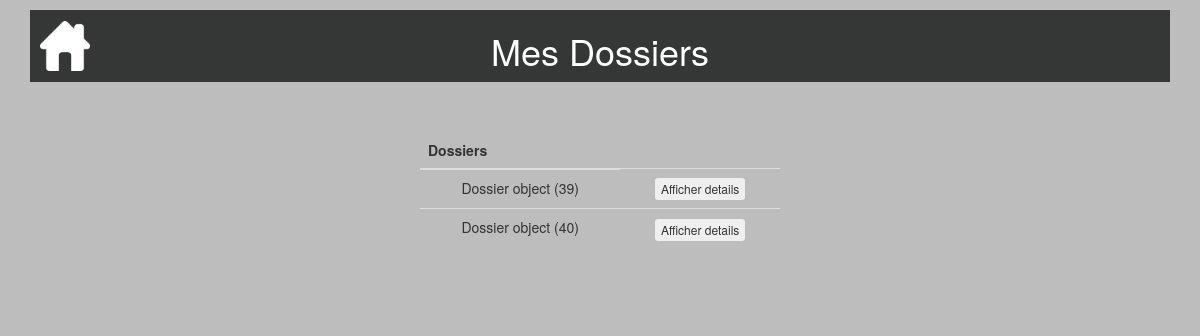
The app's page /consulterdossier/ (signed in), older data.
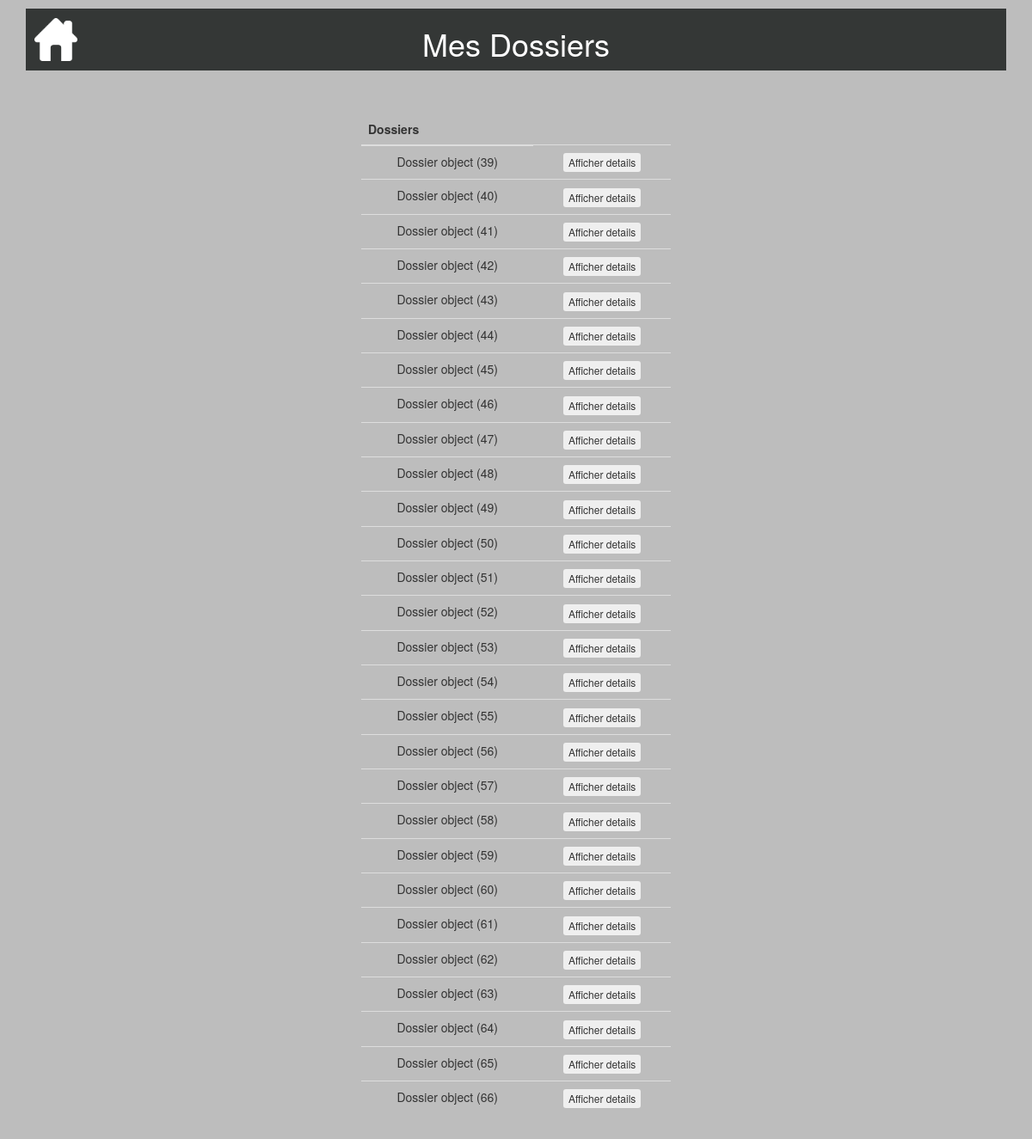
The same page, newer data.
### calculdej/models.py (models this page shows, shortened)
class Dossier(models.Model):
    date = models.DateTimeField(default=timezone.now, blank=True, verbose_name="Date création")
    auteur = models.ForeignKey(settings.AUTH_USER_MODEL, on_delete=models.CASCADE)
    imc = models.DecimalField(default=0.00,max_digits=5, decimal_places=2)
    age = models.IntegerField(default=0)
    de = models.DecimalField(default=0.00,max_digits=5, decimal_places=2)
    sexe = models.CharField(default="",max_length=1)
    dernier = models.BooleanField(default=True)

### consulterdossier/views.py (the view)
# urls.py: url('consulterdossier/', include('consulterdossier.urls')),
@login_required
def consulterdossier(request):
    dossiers = Dossier.objects.filter(auteur=request.user)
    if request.method == 'POST' and 'btnaffdetails' in request.POST:
        id_dossier = int(request.POST.get('btnaffdetails'))
        dossier = Dossier.objects.get(id=id_dossier)
        date = dossier.date
        imc = dossier.imc
        de = dossier.de
    return render(request, 'consulterdossier/consulterdossier.html', locals())

### consulterdossier/templates/consulterdossier/consulterdossier.html (shortened to what this page needs)
{% extends "base.html" %}
{% block header %}<h1>Mes Dossiers</h1>{% endblock %}
{% block content %}
<table class="table">
  <thead>
       <tr>
           <th>Dossiers</th>
       </tr>
   </thead>
   <tbody>
       {% for d in dossiers %}
       <tr>
           <td>{{ d }} </td>
           <td>
             <form method="post">
                 <button onclick="details()" class="btn btn-xs" type="submit" name="btnaffdetails" value="{{d.id}}">Afficher details</button>
             </form>
          </td>
       </tr>
      {%endfor%}
    </tbody>
</table>
{% endblock %}

### templates/base.html (shortened to what this page needs)
<!DOCTYPE html>
<html lang="fr">
  <head>
    <link rel="stylesheet" href="https://maxcdn.bootstrapcdn.com/bootstrap/3.3.7/css/bootstrap.min.css">
    <link rel="stylesheet" href="/static/css/style.css">
  </head>
  <body>
    <div class="container">
      <header>
        {% if user.is_authenticated %}<a id="home" href="{% url 'connexion' %}"> <img src="/static/img/home_icon.PNG" class="img-responsive float-left" alt="logo" width="50px" height="50px"> </a>{% endif %}
        {% block header %}{% endblock %}
      </header>
      <div class="row">
        <section id="content" class="col-sm-offset-4 col-sm-4 col-sm-offset-4">
          {% block content %}{% endblock %}
        </section>
      </div>
    </div>
  </body>
</html>

### static/css/style.css (style rules this page uses)
body { background-color: #BDBDBD; margin-left: auto; margin-right: auto; }
[class*="col-"], footer { text-align: center; }
[class*="row"] { margin-bottom: 40px; }
#content { padding-top: 50px; }
header { text-align: center; background-color: #343736; margin-top: 10px; padding-bottom: 1px; padding-top: 1px; color: white; position: relative; }
#home { position: absolute; left: 10px; top: 50%; transform: translateY(-50%); }

Row changes from the older to the newer data that the page shows:
added Dossier: id "Dossier object (41)"
added Dossier: id "Dossier object (42)"
added Dossier: id "Dossier object (43)"
added Dossier: id "Dossier object (44)"
added Dossier: id "Dossier object (45)"
added Dossier: id "Dossier object (46)"
added Dossier: id "Dossier object (47)"
added Dossier: id "Dossier object (48)"
added Dossier: id "Dossier object (49)"
added Dossier: id "Dossier object (50)"
added Dossier: id "Dossier object (51)"
added Dossier: id "Dossier object (52)"
added Dossier: id "Dossier object (53)"
added Dossier: id "Dossier object (54)"
added Dossier: id "Dossier object (55)"
added Dossier: id "Dossier object (56)"
added Dossier: id "Dossier object (57)"
added Dossier: id "Dossier object (58)"
added Dossier: id "Dossier object (59)"
added Dossier: id "Dossier object (60)"
added Dossier: id "Dossier object (61)"
added Dossier: id "Dossier object (62)"
added Dossier: id "Dossier object (63)"
added Dossier: id "Dossier object (64)"
added Dossier: id "Dossier object (65)"
added Dossier: id "Dossier object (66)"
